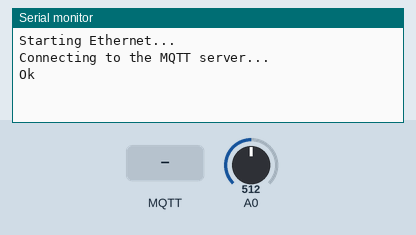
Simulated run of this sketch. Board: Arduino Uno, built with avr-gcc and run on an emulated ATmega328P. Parts: the last lines printed to the serial monitor. The test bench sets the inputs (shaded band); at power-on: A0 = 512. No MQTT or app messages arrive unless stated.

Above: at 1.2 s.
1.3 s: MQTT message "1" arrives on the second subscribed topic
At 2.5 s:
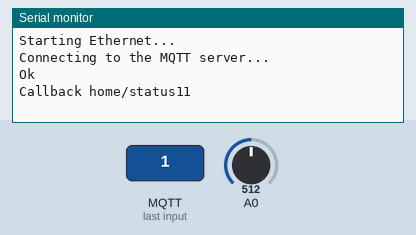
2.8 s: MQTT message "on" arrives on the second subscribed topic
At 3.8 s:
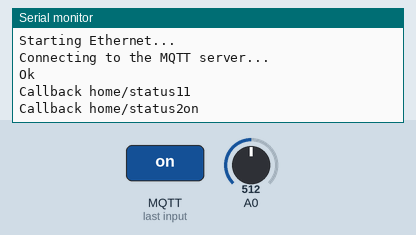
4.3 s: MQTT message "off" arrives on the second subscribed topic
At 4.9 s:
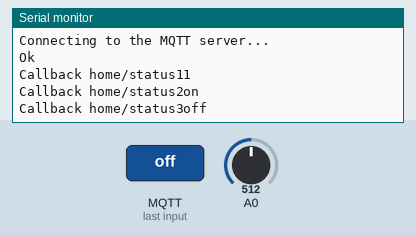

Measured:
- after the input at 1.3 s, the serial monitor: prints a new line at once (image 1)
- after the input at 2.8 s, the serial monitor: prints a new line at once (image 2)
- after the input at 4.3 s, the serial monitor: prints a new line at once (image 3)

The sketch:

ArduinoClient.ino
```cpp
/*
 Basic MQTT example
*/

#define TOPIC_STATUS "home/status"
#define TOPIC_TEMPERATURE "home/temperature"
#define MY_ID "ArduinoClient"
#define MQTT_LOGIN  NULL
#define MQTT_PASSWORD  NULL

#include <SPI.h>
#include <Ethernet.h>
#include <PubSubClient.h>

bool connectToTheServer(void);

// Update these with values suitable for your network.
byte mac[]    = {  0xDE, 0xED, 0xBA, 0xFE, 0xFE, 0xED };
byte server[] = { 192, 168, 178, 48 };
byte ip[]     = { 192, 168, 178, 100 };

char payloadBuf[200];

void callback(char* topic, byte* payload, unsigned int length) {

  strncpy(payloadBuf, (char*)payload, 128);
  payloadBuf[128] = 0;

  // handle message arrived
  if (strcmp(topic, TOPIC_TEMPERATURE))
  {
    Serial.print("Callback ");
    Serial.print(topic);
    Serial.print(length);
    Serial.println(payloadBuf);
  }
}

EthernetClient ethClient;
PubSubClient client(server, 1883, callback, ethClient);

void setup()
{
  char msg[20];
  sprintf(msg, "online again and again");

  Serial.begin(57600);
  Serial.println("Starting Ethernet...");
  Ethernet.begin(mac, ip);
  if (connectToTheServer())
  {
    client.subscribe(TOPIC_TEMPERATURE);
    client.subscribe(TOPIC_STATUS);
  }
}

long nextPublish = millis() + 20;

void loop()
{
  client.loop();

  if (!client.connected())
  {
    connectToTheServer();
  }

  if (millis() > nextPublish)
  {
  char msg[20];
  int val = analogRead(0);
  int temp10 = val;
  sprintf(msg, "%d", temp10);
  client.publish(TOPIC_TEMPERATURE, (byte*)msg, strlen(msg)+1, 1);
    nextPublish = millis()+10;
  }
}

bool connectToTheServer(void)
{

  Serial.println("Connecting to the MQTT server...");
  if (client.connect(MY_ID, TOPIC_STATUS, 1, 1, "offline")) {
    client.publish(TOPIC_STATUS, (byte*)"online", strlen("online")+1, 1);
    Serial.println("Ok");
    return true;
  }
  else
  {
    Serial.println("Connection failed");
    return false;
  }
}
```
